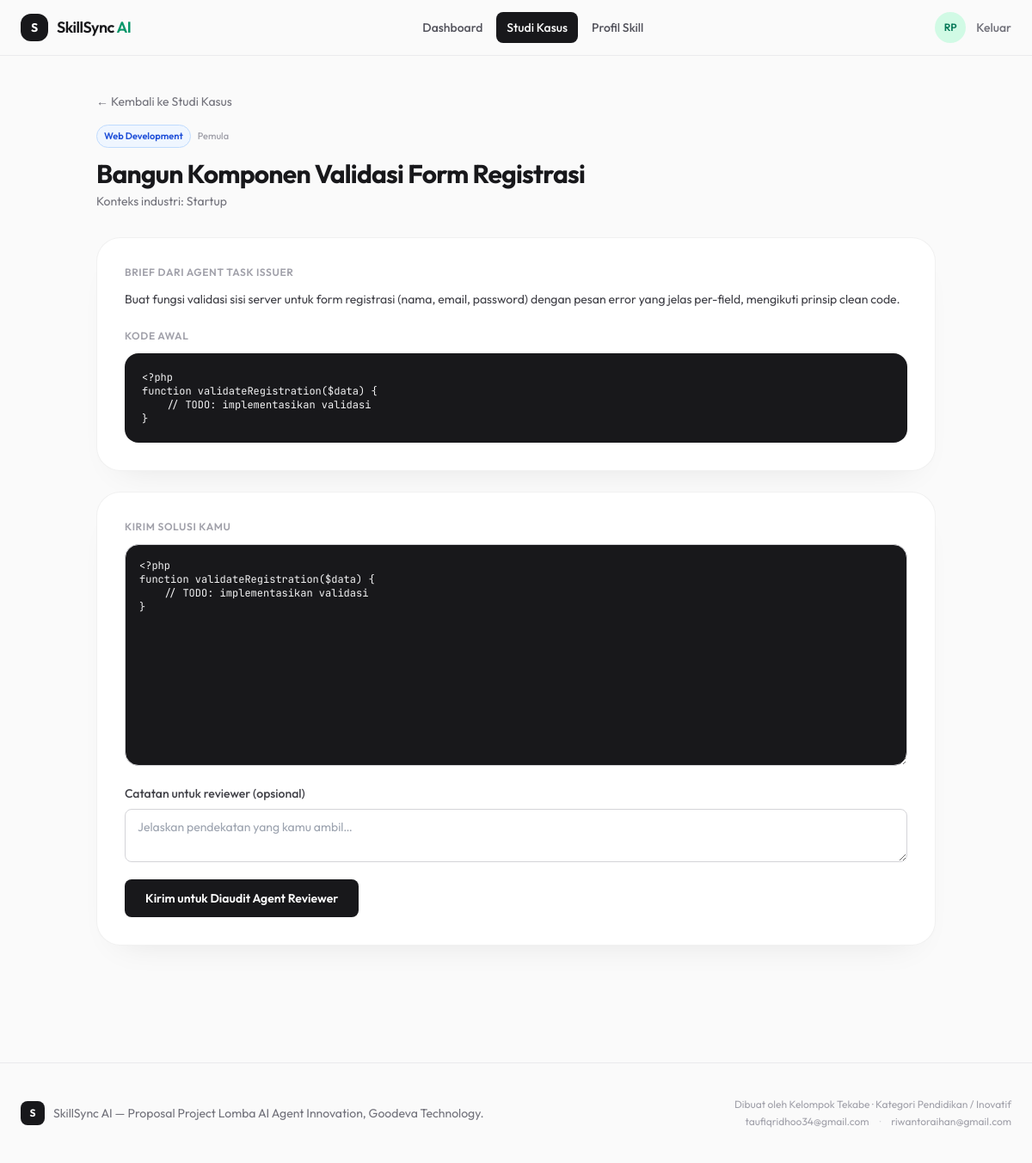
The page /task.php?id=3 (signed in) on the database its author committed.
### tables this page shows
CREATE TABLE tasks (
    id                INT UNSIGNED AUTO_INCREMENT PRIMARY KEY,
    category_id       INT UNSIGNED NOT NULL,
    created_by        INT UNSIGNED DEFAULT NULL COMMENT 'user_id mitra pembuat, NULL = auto-generated agent',
    title             VARCHAR(180) NOT NULL,
    slug              VARCHAR(200) NOT NULL UNIQUE,
    industry_context  VARCHAR(150) DEFAULT NULL COMMENT 'mis: Fintech, E-commerce, Logistik',
    case_brief        TEXT         NOT NULL COMMENT 'deskripsi studi kasus dari agent',
    starter_code      MEDIUMTEXT   DEFAULT NULL,
    difficulty        ENUM('pemula','menengah','mahir') NOT NULL DEFAULT 'pemula',
    is_active         TINYINT(1)   NOT NULL DEFAULT 1,
    created_at        DATETIME     NOT NULL DEFAULT CURRENT_TIMESTAMP,
    FOREIGN KEY (category_id) REFERENCES task_categories(id),
    FOREIGN KEY (created_by) REFERENCES users(id) ON DELETE SET NULL
);

CREATE TABLE task_categories (
    id    INT UNSIGNED AUTO_INCREMENT PRIMARY KEY,
    name  VARCHAR(60) NOT NULL UNIQUE,
    slug  VARCHAR(60) NOT NULL UNIQUE
);

### includes/functions.php (called while the page is built, shortened)
<?php
function e(?string $str): string
{
    return htmlspecialchars($str ?? '', ENT_QUOTES, 'UTF-8');
}
function current_user(): ?array
{
    return $_SESSION['user'] ?? null;
}

### task.php (the view, shortened to what this page needs)
<?php
require_once __DIR__ . '/includes/functions.php';
$pdo = db();
$taskId = (int) ($_GET['id'] ?? 0);
$stmt = $pdo->prepare('SELECT t.*, c.name AS category_name FROM tasks t JOIN task_categories c ON c.id = t.category_id WHERE t.id = ?');
$stmt->execute([$taskId]);
$task = $stmt->fetch();
require __DIR__ . '/includes/header.php';
?>
<section class="max-w-5xl mx-auto px-6 py-10">
  <a href="<?= APP_URL ?>/tasks.php" class="text-sm text-zinc-500 hover:text-zinc-900">&larr; Kembali ke Studi Kasus</a>
  <div class="mt-4 flex items-center gap-2">
    <span class="badge-info text-[11px] font-semibold px-2 py-1 rounded-full"><?= e($task['category_name']) ?></span>
    <span class="text-[11px] font-medium text-zinc-400 capitalize"><?= e($task['difficulty']) ?></span>
  </div>
  <h1 class="mt-3 text-3xl font-bold tracking-tight text-zinc-900"><?= e($task['title']) ?></h1>
  <p class="mt-1 text-sm text-zinc-500">Konteks industri: <?= e($task['industry_context'] ?: '-') ?></p>
  <div class="mt-8 surface rounded-3xl p-8">
    <p class="text-xs font-semibold uppercase tracking-wider text-zinc-400 mb-3">Brief dari Agent Task Issuer</p>
    <p class="text-sm text-zinc-700 leading-relaxed whitespace-pre-line"><?= e($task['case_brief']) ?></p>
    <?php if ($task['starter_code']): ?>
    <p class="text-xs font-semibold uppercase tracking-wider text-zinc-400 mt-6 mb-3">Kode Awal</p>
    <pre class="rounded-2xl bg-zinc-900 text-zinc-100 font-mono text-xs p-5 overflow-x-auto"><?= e($task['starter_code']) ?></pre>
    <?php endif; ?>
  </div>
  <?php if ($user['role'] === 'siswa'): ?>
    <form method="POST" class="mt-6 surface rounded-3xl p-8" id="submitForm">
      <p class="text-xs font-semibold uppercase tracking-wider text-zinc-400 mb-3">Kirim Solusi Kamu</p>
      <textarea name="code_content" rows="14" required class="code-editor w-full border border-zinc-300 rounded-2xl px-4 py-4 text-xs bg-zinc-900 text-zinc-100 focus:outline-none focus:ring-2 focus:ring-accent/40" placeholder="Tempel kode PHP kamu di sini..."><?= e($task['starter_code'] ?? '') ?></textarea>
      <div class="mt-4 flex flex-col gap-2">
        <label class="text-sm font-medium text-zinc-700">Catatan untuk reviewer (opsional)</label>
        <textarea name="notes" rows="2" class="border border-zinc-300 rounded-lg px-3.5 py-2.5 text-sm focus:outline-none focus:ring-2 focus:ring-accent/40" placeholder="Jelaskan pendekatan yang kamu ambil…"></textarea>
      </div>
      <button type="submit" id="submitBtn" class="btn-tactile mt-5 bg-zinc-900 text-white px-6 py-3 rounded-lg text-sm font-semibold hover:bg-zinc-800">
        Kirim untuk Diaudit Agent Reviewer
      </button>
    </form>
  <?php endif; ?>
</section>
<?php require __DIR__ . '/includes/footer.php'; ?>

### assets/css/style.css (style rules this page uses)
:root { --accent: #059669; --accent-dark: #047857; --accent-light: #d1fae5; --ink: #18181b; --paper: #fafafa; }
* { font-family: 'Outfit', system-ui, sans-serif; }
.font-mono, code, pre, textarea.code-editor { font-family: 'JetBrains Mono', ui-monospace, monospace; }
body { background: var(--paper); color: var(--ink); }
.btn-tactile { transition: transform .12s ease, box-shadow .12s ease, background-color .12s ease; }
.surface { background: #ffffff; border: 1px solid rgba(24,24,27,0.06); box-shadow: 0 20px 40px -28px rgba(0,0,0,0.12); }
.badge-info { background: #eff6ff; color: #1d4ed8; border: 1px solid #bfdbfe; }

### rows shown on the page
tasks: category.name "Web Development", difficulty "Pemula", title "Bangun Komponen Validasi Form Registrasi", industry_context "Startup", case_brief "Buat fungsi validasi sisi server untuk form registrasi (nama, email, password) dengan pesan error yang jelas per-field, mengikuti prinsip clean code.", starter_code "<?php function validateRegistration($data) { // TODO: implementasikan validasi }", code_content "<?php function validateRegistration($data) { // TODO: implementasikan validasi }"

### other values the page prints
initials($user['name']) "RP"
